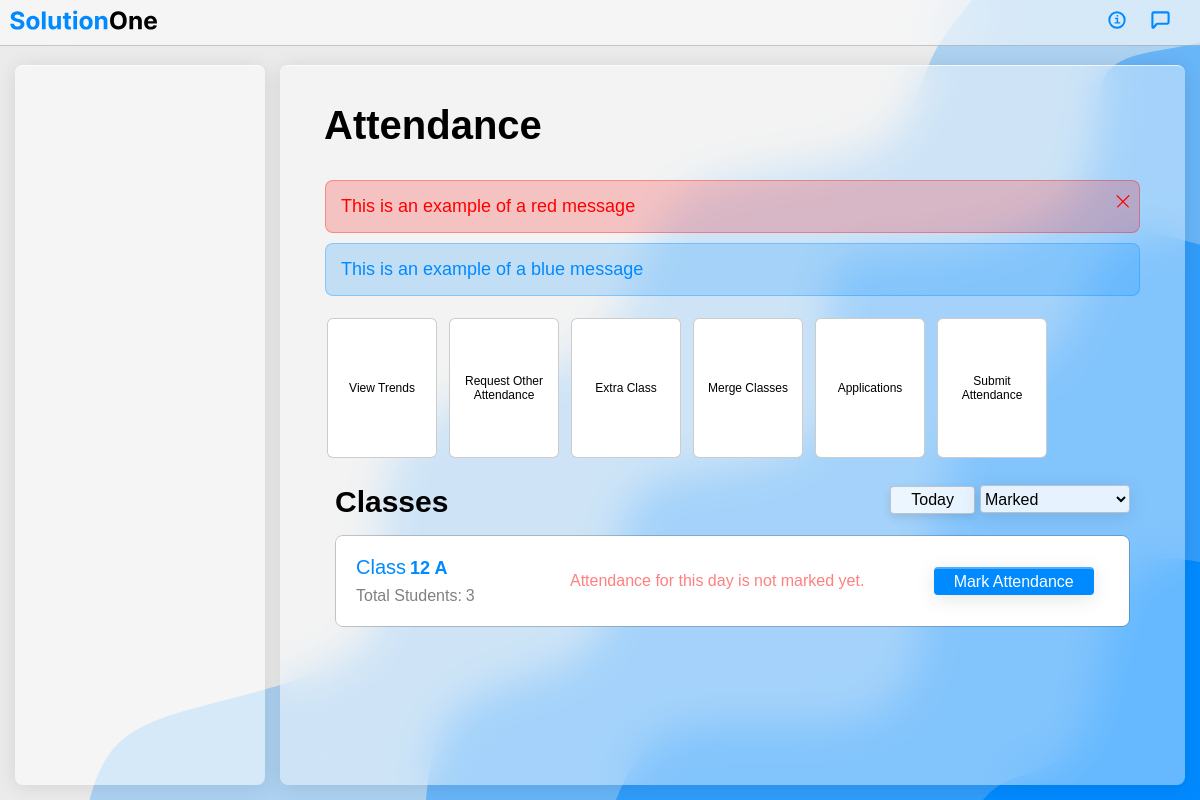
The page /attendance/ (signed in) on the database as committed earlier.
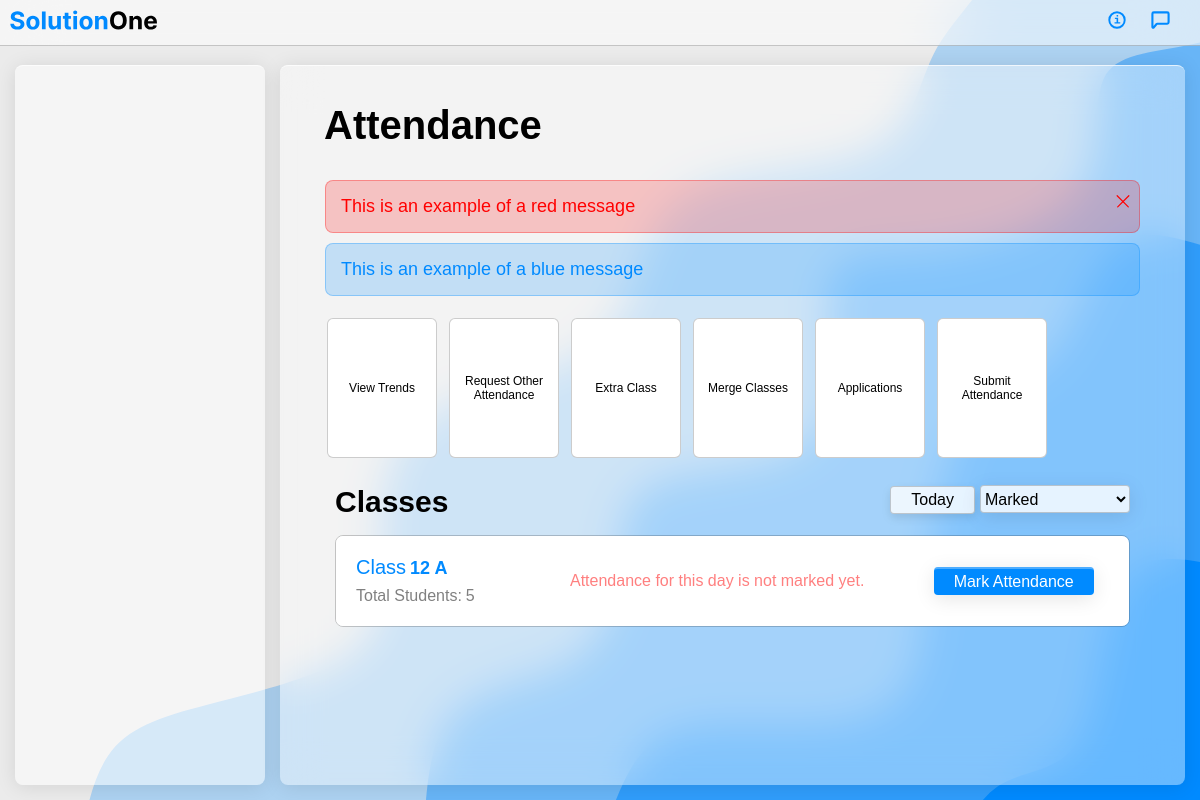
The same page on the database as committed later.
### Accounts/models.py (models this page shows)
class Student(models.Model):
    user = models.OneToOneField(to = User,on_delete=models.CASCADE)
    rollno = models.CharField(null=True,unique=True,max_length=15)
    _class = models.IntegerField()
    section = models.CharField(max_length=2)

### Attendance/views.py (the view)
# urls.py: path('',views.home),
@login_required()
def home(request):
    if request.user.post == "ad":
        pass
    elif request.user.post == "fc":
        context = {}
        dic = {}
        user = request.user
        data = Faculty.objects.get(user=user)
        meta = data.classes
        data = loads(meta)
        for _class in data:
            table = Collection(_class)
            obj = table.get(date=datetime.now().strftime("%d-%m-%Y"))
            status = True if obj else False
            if status :
                att = obj["attendance"]
                att = list(att.values())
                total = len(att)
                present = att.count(1)
                absent = total - present
                c = _class.split("_")
                dic[_class] = {"status":status,
                               "class" : c[0],
                               "section": c[-1].upper(),
                                "total": total,
                                "present": present,
                                "absent": absent,
                                }
            else :
                c = _class.split("_")
                st = serializers.get_student_list(_class=int(c[0]),section=c[-1].upper()).keys()
                dic[_class] = {"status":status,
                               "class" : c[0],
                               "section": c[-1].upper(),
                               "total":len(list(st))
                               }
        context["data"] = dic
        return render(request,"attendance/attendance_teacher.html",context=context)
    else:
        '''handle student attendance view here
        (filter by date through post request)'''
        if request.method == "POST":
            pass
        pass

### Accounts/serializers.py (called while the page is built)
def get_student_list(_class,section):
    if type(_class) is int:
        data = {}
        chunk = Student.objects.filter(_class=_class,section=section)
        for s in chunk:
            user = s.user
            data[user.username] = f"{user.first_name} {user.last_name}"
        return data
    raise ValueError("Class must be a number")

### Attendance/models.py (called while the page is built)
    def get(self,date : str) :
        try:
            if type(date) is str :
                obj = self._collection.find_one({"date":date})
                return obj
            else:
                raise ValueError("Undefined values or fields")
        except Exception as e:
            raise RuntimeError(e)

### templates/attendance/attendance_teacher.html (shortened to what this page needs)
{% extends 'base.html' %}
{% load static %}
{% block head %}
<link rel="stylesheet" type="text/css" href="{% static 'css/attendance_teacher.css' %}">
<link rel="stylesheet" type="text/css" href="{% static 'css/dashboard_teacher.css' %}" />
{% endblock head %}
{% block body %}
<aside id="sidebar" class="expanded">
</aside>
<main id="workspace" class="collapsed">
    <table class="title-holder">
        <tr>
            <td>
                <h1 id="workspace-title">Attendance</h1>
            </td>
        </tr>
    </table>
    <section class="notification red"><span>This is an example of a red message</span><button
            class="dismiss user-interactive"><img src="{% static 'icons/cross.svg'%}" height="24px" /></button>
    </section>
    <section class="notification blue"><span>This is an example of a blue message</span></section>
    <section class="btn-grp-type1">
        <table>
            <tr>
                <td>
                    <button class="user-interactive">
                        View Trends
                    </button>
                </td>
                <td>
                    <button class="user-interactive">
                        Request Other Attendance
                    </button>
                </td>
                <td>
                    <button class="user-interactive">
                        Extra Class
                    </button>
                </td>
                <td>
                    <button class="user-interactive">
                        Merge Classes
                    </button>
                </td>
                <td>
                    <button class="user-interactive">
                        Applications
                    </button>
                </td>
                <td>
                    <button class="user-interactive">
                        Submit Attendance
                    </button>
                </td>
            </tr>
        </table>
    </section>
    <section id="classes">
        <h2 class="section-title">Classes</h2>
        <form class="ib">
            <button class="theme" type="button">Today</button>
            <select class="theme">
                <option value="marked">Marked</option>
            </select>
        </form>
        <table id="classes-viewer" width="100%" cellspacing="0">
            {%for key,values in data.items%}
            {% if values.status %}
            <tr>
                <td class="class-details">
                    <span class="class-name">Class<span class="class-identifier">{{values.class}}
                            {{values.section}}</span></span>
                    <span class="no-of-students">Total Students:<span
                            class="student-count">{{values.total}}</span></span>
                </td>
                <td class="absent-details">
                    <span class="absent-text">Absent</span>
                    <span class="absent-count">{{values.absent}}</span>
                </td>
                <td class="present-details">
                    <span class="present-text">Present</span>
                    <span class="present-count">{{values.present}}</span>
                </td>
                <td class="attendance-trend">
                    <div class="progress-container">
                        <div class="progress-line"></div>
                    </div>
                    <span class="progress-percentage"><span class="percentage-count">92</span>%</span>
                </td>
                <td class="actions">
                    <button class="accent-theme user-interactive">View</button>
                    <button class="accent-theme user-interactive">Edit</button>
                </td>
            </tr>
            {% else %}
            <tr>
                <td class="class-details">
                    <span class="class-name">Class<span class="class-identifier">{{values.class}}
                            {{values.section}}</span></span>
                    <span class="no-of-students">Total Students:<span
                            class="student-count">{{values.total}}</span></span>
                </td>
                <td class="unmarked-msg" colspan="3">
                    Attendance for this day is not marked yet.
                </td>
                <td class="actions">
                    <button class="accent-theme user-interactive">Mark Attendance</button>
                </td>
            </tr>
            {% endif %}
            {% endfor %}
        </table>
    </section>
</main>
{% endblock body %}

### templates/base.html (shortened to what this page needs)
<!DOCTYPE html>
<html lang="en">
<head>
    {% load static %}
    <link rel="stylesheet" type="text/css" href="{% static 'css/index.css' %}" />
    {%block head%}{%endblock head%}
</head>
<body>
    <header>
        <img src="{% static 'assets/logo.svg' %}" class="logo-in-header">
        <nav id="header-tools">
            <img src="{% static 'icons/info-circle.svg'%}" class="icon user-interactive">
            <img src="{% static 'icons/about-icon.svg'%}" class="icon user-interactive">
        </nav>
    </header>
    {% block body %}{% endblock body %}
</body>
</html>

### static/css/index.css (style rules this page uses)
:root { --accent10: rgba(0, 138, 255, 1); --accent9: rgba(0, 138, 255, 0.9); --accent8: rgba(0, 138, 255, 0.8); --accent7: rgba(0, 138, 255, 0.7); --accent6: rgba(0, 138, 255, 0.6); --accent5: rgba(0, 138, 255, 0.5); --accent4: rgba(0, 138, 255, 0.4); --accent3: rgba(0, 138, 255, 0.3); --accent2: rgba(0, 138, 255, 0.2); --accent1: rgba(0, 138, 255, 0.1); --element-outline: rgba(0,0,0,0.2); --smooth-green: #0aa607; }
* { margin: 0; padding: 0; box-sizing: border-box; font-size: 18px; font-family: Helvetica, Arial, sans-serif; }
html, body { height: 100%; width: 100%; }
body { background: url("../assets/wave_bg.svg"); background-repeat: no-repeat; background-size: auto 100%; background-position: right; }
header { background-color: rgba(255, 255, 255, 0.5); backdrop-filter: blur(30px); position: fixed; top: 0; left: 0; right: 0; border-bottom: 1px solid var(--element-outline); padding: 10px; }
#header-tools { float: right; margin-right: 10px; }
#header-tools .icon { height: 18px; margin: 1px 10px; }
.logo-in-header { height: 20px; }
.ib { display: inline-block; }
button.theme, select.theme { border-radius: 4px; border: 1px solid var(--element-outline); padding: 0 20px; height: 28px; background: rgba(255, 255, 255, 0.8); box-shadow: 0 4px 10px rgba(0,0,0,0.1); outline: none; transition: 150ms; font-size: 16px; }
select.theme { padding: unset; min-width: 150px; background: rgba(255, 255, 255, 0.8); }
button.accent-theme { border-radius: 4px; border: none; border-top: 2px solid rgba(255, 255, 255, 0.3); padding: 0 20px; height: 28px; background: var(--accent10); color: white; box-shadow: 0 4px 20px rgba(0,0,0,0.1); outline: navy; transition: 150ms; font-size: 16px; }
select.theme { border-radius: 4px; border: 1px solid var(--element-outline); width: 150px; height: 28px; background: rgba(255, 255, 255, 0.8); box-shadow: 0 4px 20px rgba(0,0,0,0.1); outline: navy; transition: 150ms; font-size: 16px; }
select.theme option { color: black; font-size: 16px; }

### static/css/attendance_teacher.css (style rules this page uses)
section.notification { padding: 15px; margin: 10px 5px; position: relative; }
section.notification.red { color: red; background-color: rgba(255, 0, 0, 0.2); border: 1px solid rgba(255, 0, 0, 0.3); border-radius: 8px; }
section.notification.blue { color: var(--accent10); background-color: var(--accent2); border: 1px solid var(--accent3); border-radius: 8px; }
section.notification button.dismiss { position: absolute; top: 8px; right: 8px; height: 20px; width: 20px; background: none; border: none; }
#classes { padding: 15px; }
#classes h2.section-title { display: inline-block; }
#classes form.ib { float: right; }
#classes-viewer { border-radius: 8px; border: 1px solid var(--element-outline); overflow: hidden; margin: 16px 0; }
#classes-viewer tr:nth-child(2n+1) { background-color: white; }
#classes-viewer td { padding: 20px 10px; }
#classes-viewer td.class-details { padding: 20px 10px 20px 20px; width: 200px; }
#classes-viewer span.class-name { color: var(--accent10); display: block; font-size: 20px; margin-bottom: 6px; }
#classes-viewer span.class-identifier { font-weight: bold; margin-left: 4px; }
#classes-viewer span.no-of-students { font-size: 16px; color: grey; }
#classes-viewer span.student-count { font-size: 16px; margin-left: 4px; }
#classes-viewer td.actions { text-align: center; }
#classes-viewer td.actions button { margin-left: 10px; margin-right: 10px; }
#classes-viewer td.unmarked-msg { text-align: center; font-size: 16px; color: rgba(255, 0, 0, 0.5); }

Rows that differ between the two databases and show on the page:
no longer on this page (row unchanged): Student: class "12", section "A", total "3"
added Student: class "12", section "A", total "5"
